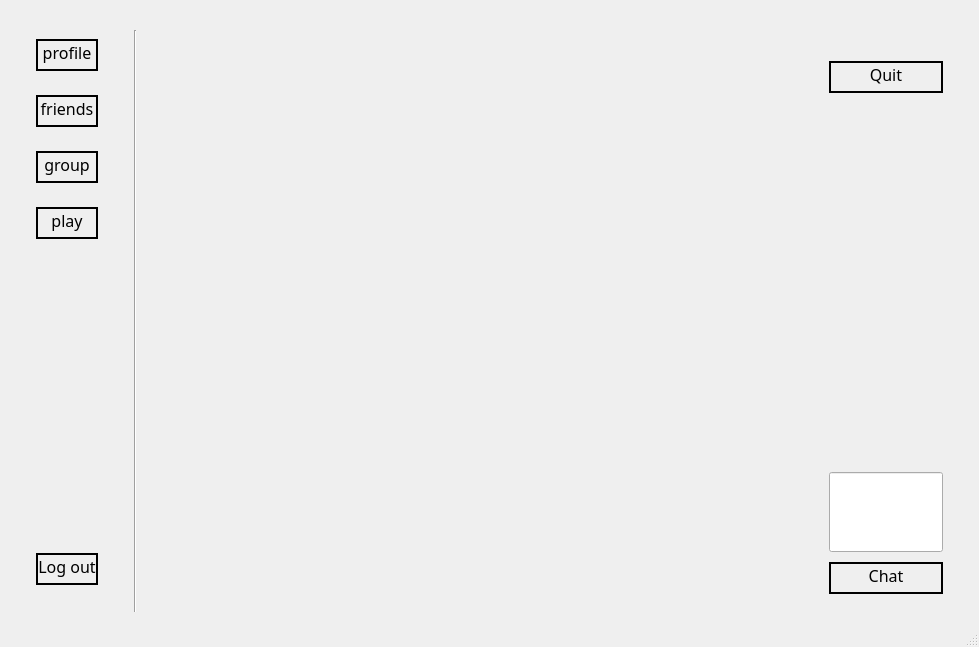
<?xml version="1.0" encoding="UTF-8"?>
<ui version="4.0">
 <class>MainWindow</class>
 <widget class="QMainWindow" name="MainWindow">
  <property name="geometry">
   <rect>
    <x>0</x>
    <y>0</y>
    <width>979</width>
    <height>647</height>
   </rect>
  </property>
  <property name="windowTitle">
   <string>MainWindow</string>
  </property>
  <widget class="QWidget" name="centralwidget">
   <layout class="QHBoxLayout" name="horizontalLayout_6">
    <item>
     <widget class="QWidget" name="widget_9" native="true">
      <property name="minimumSize">
       <size>
        <width>150</width>
        <height>600</height>
       </size>
      </property>
      <property name="maximumSize">
       <size>
        <width>200</width>
        <height>600</height>
       </size>
      </property>
      <layout class="QHBoxLayout" name="horizontalLayout_7">
       <item>
        <widget class="QWidget" name="leftWidget" native="true">
         <property name="maximumSize">
          <size>
           <width>150</width>
           <height>600</height>
          </size>
         </property>
         <layout class="QVBoxLayout" name="verticalLayout">
          <item>
           <widget class="QWidget" name="widget_3" native="true">
            <layout class="QHBoxLayout" name="horizontalLayout">
             <item>
              <widget class="QPushButton" name="pushButton">
               <property name="font">
                <font>
                 <family>Poor Richard</family>
                 <pointsize>12</pointsize>
                </font>
               </property>
               <property name="styleSheet">
                <string notr="true">border-radius : 100; 
border : 2px solid black;
padding-bottom: 5px</string>
               </property>
               <property name="text">
                <string>profile</string>
               </property>
              </widget>
             </item>
            </layout>
           </widget>
          </item>
          <item>
           <widget class="QWidget" name="widget_4" native="true">
            <layout class="QHBoxLayout" name="horizontalLayout_2">
             <item>
              <widget class="QPushButton" name="pushButton_2">
               <property name="font">
                <font>
                 <family>Poor Richard</family>
                 <pointsize>12</pointsize>
                </font>
               </property>
               <property name="styleSheet">
                <string notr="true">border-radius : 100; 
border : 2px solid black;
padding-bottom: 5px</string>
               </property>
               <property name="text">
                <string>friends</string>
               </property>
              </widget>
             </item>
            </layout>
           </widget>
          </item>
          <item>
           <widget class="QWidget" name="widget_5" native="true">
            <layout class="QHBoxLayout" name="horizontalLayout_3">
             <item>
              <widget class="QPushButton" name="pushButton_3">
               <property name="font">
                <font>
                 <family>Poor Richard</family>
                 <pointsize>12</pointsize>
                </font>
               </property>
               <property name="styleSheet">
                <string notr="true">border-radius : 100; 
border : 2px solid black;
padding-bottom: 5px</string>
               </property>
               <property name="text">
                <string>group</string>
               </property>
              </widget>
             </item>
            </layout>
           </widget>
          </item>
          <item>
           <widget class="QWidget" name="widget_6" native="true">
            <layout class="QVBoxLayout" name="verticalLayout_2">
             <item>
              <widget class="QPushButton" name="pushButton_4">
               <property name="font">
                <font>
                 <family>Poor Richard</family>
                 <pointsize>12</pointsize>
                </font>
               </property>
               <property name="styleSheet">
                <string notr="true">border-radius : 100; 
border : 2px solid black;
padding-bottom: 5px</string>
               </property>
               <property name="text">
                <string>play</string>
               </property>
              </widget>
             </item>
            </layout>
           </widget>
          </item>
          <item>
           <spacer name="verticalSpacer">
            <property name="orientation">
             <enum>Qt::Vertical</enum>
            </property>
            <property name="sizeHint" stdset="0">
             <size>
              <width>20</width>
              <height>40</height>
             </size>
            </property>
           </spacer>
          </item>
          <item>
           <widget class="QWidget" name="widget_7" native="true">
            <layout class="QHBoxLayout" name="horizontalLayout_4">
             <item>
              <widget class="QPushButton" name="pushButton_5">
               <property name="font">
                <font>
                 <family>Poor Richard</family>
                 <pointsize>12</pointsize>
                </font>
               </property>
               <property name="styleSheet">
                <string notr="true">border-radius : 100; 
border : 2px solid black;
padding-bottom: 5px</string>
               </property>
               <property name="text">
                <string>Log out</string>
               </property>
              </widget>
             </item>
            </layout>
           </widget>
          </item>
         </layout>
        </widget>
       </item>
       <item>
        <widget class="QWidget" name="widget_8" native="true">
         <property name="minimumSize">
          <size>
           <width>20</width>
           <height>600</height>
          </size>
         </property>
         <property name="maximumSize">
          <size>
           <width>40</width>
           <height>600</height>
          </size>
         </property>
         <layout class="QHBoxLayout" name="horizontalLayout_8">
          <item>
           <widget class="Line" name="line">
            <property name="minimumSize">
             <size>
              <width>5</width>
              <height>600</height>
             </size>
            </property>
            <property name="orientation">
             <enum>Qt::Vertical</enum>
            </property>
           </widget>
          </item>
         </layout>
        </widget>
       </item>
      </layout>
     </widget>
    </item>
    <item>
     <widget class="QWidget" name="widget" native="true">
      <property name="minimumSize">
       <size>
        <width>800</width>
        <height>600</height>
       </size>
      </property>
      <property name="maximumSize">
       <size>
        <width>1280</width>
        <height>720</height>
       </size>
      </property>
      <layout class="QHBoxLayout" name="horizontalLayout_5">
       <item>
        <widget class="QWidget" name="game" native="true"/>
       </item>
       <item>
        <widget class="QWidget" name="widget_10" native="true">
         <property name="minimumSize">
          <size>
           <width>100</width>
           <height>600</height>
          </size>
         </property>
         <property name="maximumSize">
          <size>
           <width>150</width>
           <height>16777215</height>
          </size>
         </property>
         <layout class="QVBoxLayout" name="verticalLayout_3">
          <item>
           <widget class="QWidget" name="widget_11" native="true">
            <property name="maximumSize">
             <size>
              <width>16777215</width>
              <height>100</height>
             </size>
            </property>
            <layout class="QHBoxLayout" name="horizontalLayout_9">
             <item>
              <widget class="QPushButton" name="pushButton_6">
               <property name="font">
                <font>
                 <family>Poor Richard</family>
                 <pointsize>12</pointsize>
                </font>
               </property>
               <property name="styleSheet">
                <string notr="true">border-radius : 100; 
border : 2px solid black;
padding-bottom: 5px</string>
               </property>
               <property name="text">
                <string>Quit</string>
               </property>
              </widget>
             </item>
            </layout>
           </widget>
          </item>
          <item>
           <widget class="QWidget" name="widget_12" native="true"/>
          </item>
          <item>
           <widget class="QWidget" name="widget_13" native="true">
            <property name="minimumSize">
             <size>
              <width>100</width>
              <height>60</height>
             </size>
            </property>
            <property name="maximumSize">
             <size>
              <width>16777215</width>
              <height>150</height>
             </size>
            </property>
            <layout class="QVBoxLayout" name="verticalLayout_4">
             <item>
              <widget class="QLineEdit" name="lineEdit">
               <property name="minimumSize">
                <size>
                 <width>0</width>
                 <height>80</height>
                </size>
               </property>
              </widget>
             </item>
             <item>
              <widget class="QPushButton" name="pushButton_7">
               <property name="minimumSize">
                <size>
                 <width>0</width>
                 <height>30</height>
                </size>
               </property>
               <property name="font">
                <font>
                 <family>Poor Richard</family>
                 <pointsize>12</pointsize>
                </font>
               </property>
               <property name="styleSheet">
                <string notr="true">border-radius : 100; 
border : 2px solid black;
padding-bottom: 5px</string>
               </property>
               <property name="text">
                <string>Chat</string>
               </property>
              </widget>
             </item>
            </layout>
           </widget>
          </item>
         </layout>
        </widget>
       </item>
      </layout>
     </widget>
    </item>
   </layout>
  </widget>
  <widget class="QStatusBar" name="statusbar"/>
 </widget>
 <resources/>
 <connections/>
</ui>
